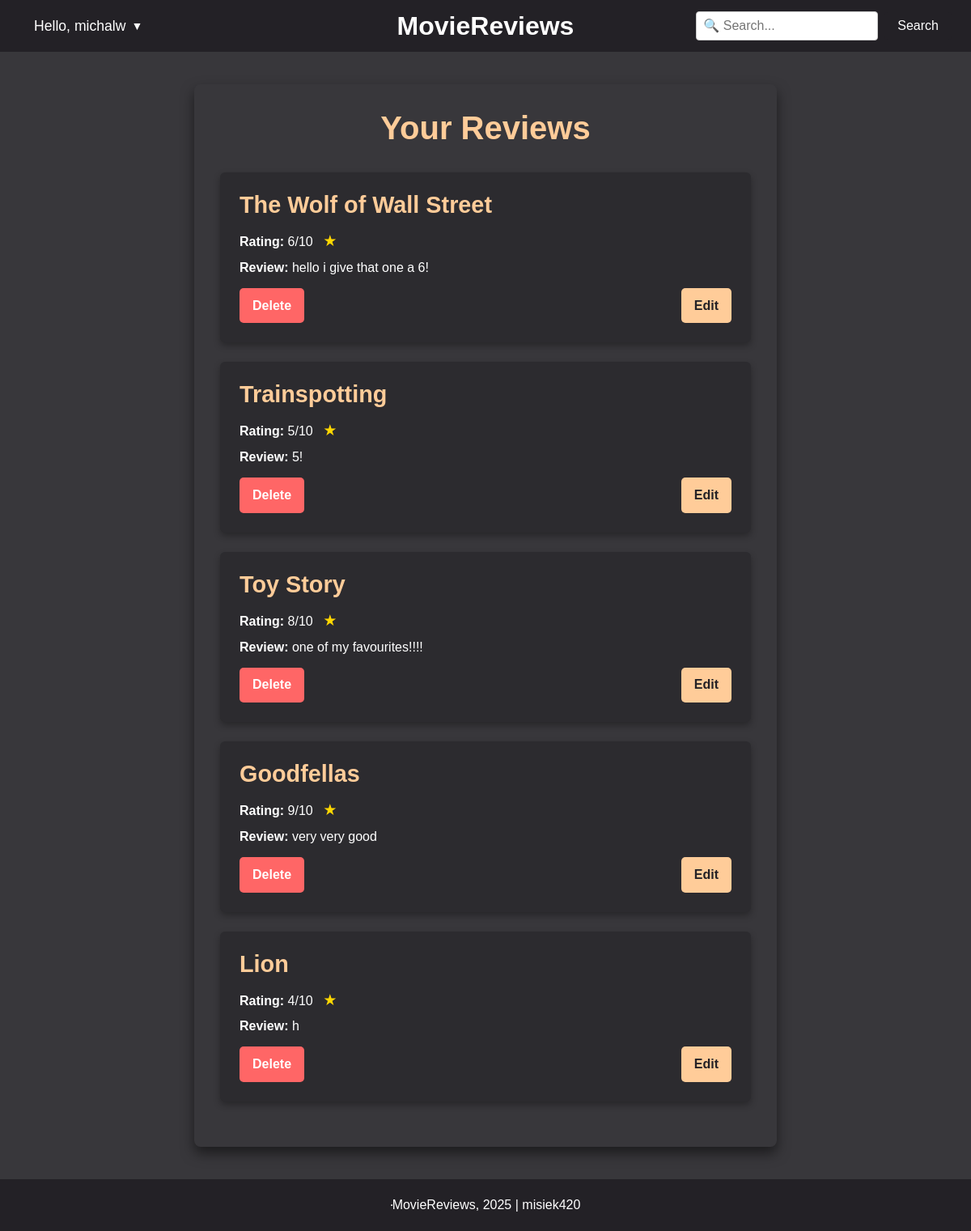
The app's page /your_reviews/ (signed in) with its own data.
### account/models.py (models this page shows, shortened)
class Account(AbstractBaseUser):
    email = models.EmailField(verbose_name="email", max_length=60, unique=True)
    username = models.CharField(max_length=30, unique=True)
    date_joined = models.DateTimeField(verbose_name='date joined', auto_now_add=True)
    last_login = models.DateTimeField(verbose_name='last login', auto_now=True)
    is_admin = models.BooleanField(default=False)
    is_active = models.BooleanField(default=False)
    is_staff = models.BooleanField(default=False)
    is_superuser = models.BooleanField(default=False)
    USERNAME_FIELD = 'email'
    REQUIRED_FIELDS = ['username']
    objects = MyAccountManager()

### reviews/models.py (models this page shows, shortened)
class Review(models.Model):
    account_id = models.ForeignKey(
        Account,
        on_delete=models.CASCADE,
        related_name="reviews",
        to_field="id"
    )
    movie_id = models.ForeignKey(
    'Movie',
        on_delete=models.CASCADE,
        related_name="reviews",
        to_field="movie_id")
    rating = models.PositiveIntegerField(
        validators=[
            MinValueValidator(1, message="Ocena nie może być mniejsza niż 1."),
            MaxValueValidator(10, message="Ocena nie może być większa niż 10.")
        ],
        null=False,
        blank=False,
        help_text="Rate this movie from 1 to 10."
    )
    review_text = models.TextField(max_length=2000, blank=True, null=True, help_text="Add an optional review.")
    created_at = models.DateTimeField(auto_now_add=True)
    updated_at = models.DateTimeField(auto_now=True)
    class Meta:
        unique_together = ('account_id', 'movie_id')
        ordering = ['-created_at']

class Movie(models.Model):
    title = models.CharField(max_length=100, null=False, blank=False)
    year = models.IntegerField(null=False, blank=False)
    description = models.TextField(max_length=1000, null=False, blank=False)
    image = models.ImageField(upload_to=upload_location, null=True, blank=True)
    director = models.CharField(max_length=50, null=False, blank=False)
    movie_id = models.CharField(max_length=50, null=False, blank=True, unique=True)
    slug = models.SlugField(blank=True, unique=True)
    rating = models.DecimalField(max_digits=3, decimal_places=1, default=0.0)

### reviews/views.py (the view)
# urls.py: path('your_reviews/', your_reviews_view, name='your_reviews'),
def your_reviews_view(request):
    reviews = Review.objects.filter(account_id=request.user)
    context = {
        'reviews': reviews
    }
    return render(request, 'reviews/your_reviews.html', context)

### reviews/templates/reviews/your_reviews.html (shortened to what this page needs)
{% extends 'base.html' %}
{% block content %}
<div id="user-reviews-container">
    <h1 id="user-reviews-title">Your Reviews</h1>
    {% for review in reviews %}
    <div class="review-item" id="review-{{ review.id }}">
        <h3>{{ review.movie_id.title }}</h3>
        <p><strong>Rating:</strong> {{ review.rating }}/10 <span class="star-icon">&#9733;</span></p>
        <p><strong>Review:</strong> {{ review.review_text|default:"No review text provided" }}</p>
        <div class="review-actions">
            <form action="{% url 'delete_review' review.id %}" method="post" style="display: inline;">
                <button type="submit" class="delete-btn"
                        onclick="return confirm('Are you sure you want to delete this review?');">
                    Delete
                </button>
            </form>
            <a href="{% url 'edit_review' review.id %}" class="edit-link">Edit</a>
        </div>
    </div>
    {% empty %}
    <p class="no-reviews-message">You haven't added any reviews yet.</p>
    {% endfor %}
</div>
{% endblock %}

### templates/base.html (shortened to what this page needs)
{% load static %}
<!DOCTYPE html>
<html lang="en">
<head>
    <link rel="stylesheet" href="{% static 'css/style.css' %}">
</head>
<body>
    <header>
        <nav>
            <div class="navbar-user">
                {% if request.user.is_authenticated %}
                    <button onclick="toggleDropdown()">Hello, {{ request.user.username }}</button>
                {% endif %}
            </div>
            <div class="navbar-center">
                <a href="{% url 'home' %}" class="navbar-logo">MovieReviews</a>
            </div>
            <form class="search-form" method="get" action="{% url 'search_results' %}">
                <label>
                    <input type="text" name="query" placeholder="🔍 Search...">
                </label>
                <button type="submit">Search</button>
            </form>
        </nav>
    </header>
    {% block content %}
    {% endblock content %}
    <footer>
        <hr>
        <p>MovieReviews, 2025 | misiek420</p>
    </footer>
</body>
</html>

### static/css/style.css (style rules this page uses)
* { margin: 0; padding: 0; box-sizing: border-box; }
body { font-family: 'Arial', sans-serif; background-color: #38373b; color: #e0e0e0; display: flex; justify-content: center; align-items: center; height: auto; margin: 8vh 0; }
a, a:visited { color: #ffffff; text-decoration: underline; }
nav { position: fixed; top: 0; left: 0; width: 100%; background-color: #232126; z-index: 1000; height: 8vh; display: flex; align-items: center; justify-content: space-between; padding: 0 2vw; }
.navbar-user { position: relative; display: flex; align-items: center; }
.navbar-user button { background-color: #232126; color: white; border: none; padding: 0.8vh 1.5vw; cursor: pointer; font-size: 1.1em; text-align: left; display: flex; align-items: center; }
.navbar-user button:after { content: "▼"; margin-left: 0.5em; font-size: 0.8em; }
.navbar-center { position: absolute; left: 50%; top: 50%; transform: translate(-50%, -50%); text-align: center; }
.navbar-logo { font-family: 'Impact', sans-serif; font-weight: bold; font-size: 2em; color: white; text-decoration: none; line-height: 1; white-space: nowrap; }
.search-form { display: flex; align-items: center; }
.search-form input { padding: 0.5em; font-size: 1em; border: 1px solid #ccc; border-radius: 4px; margin-right: 0.5em; }
.search-form button { padding: 0.5em 1em; font-size: 1em; color: white; background-color: #232126; border: none; cursor: pointer; border-radius: 4px; }
footer { position: fixed; bottom: 0; left: 0; width: 100%; height: 8vh; text-align: center; background-color: #232126; color: white; display: flex; align-items: center; justify-content: center; font-size: 1em; z-index: 1000; }
html { scroll-behavior: smooth; }
.star-icon { margin-left: 0.5rem; font-size: 1.2rem; color: #ffd700; }
#user-reviews-container { width: 60%; margin: 5vh auto; background-color: #38373b; padding: 2rem; border-radius: 8px; box-shadow: 0px 8px 16px rgba(0, 0, 0, 0.5); color: #ffffff; }
#user-reviews-title { text-align: center; font-size: 2.5rem; color: #ffcc99; margin-bottom: 2rem; }
.review-item { background-color: #2c2b2f; padding: 1.5rem; margin-bottom: 1.5rem; border-radius: 6px; box-shadow: 0px 4px 8px rgba(0, 0, 0, 0.3); }
.review-item h3 { font-size: 1.8rem; margin-bottom: 1rem; color: #ffcc99; }
.review-item p { font-size: 1rem; margin-bottom: 0.8rem; }
.review-actions { display: flex; justify-content: space-between; align-items: center; margin-top: 1rem; }
.delete-btn, .edit-link { font-size: 1rem; padding: 0.8rem 1rem; border: none; border-radius: 5px; cursor: pointer; text-decoration: none; font-weight: bold; transition: background-color 0.3s ease, box-shadow 0.3s ease; }
.delete-btn { background-color: #ff6666; color: #ffffff; }
.edit-link { background-color: #ffcc99; color: #232126; }

### records on screen
Account: user.username "michalw"
Review: movie_id "The Wolf of Wall Street", rating "6", review_text "hello i give that one a 6!"
Review: movie_id "Trainspotting", rating "5", review_text "5!"
Review: movie_id "Toy Story", rating "8", review_text "one of my favourites!!!!"
Review: movie_id "Goodfellas", rating "9", review_text "very very good"
Review: movie_id "Lion", rating "4", review_text "h"
